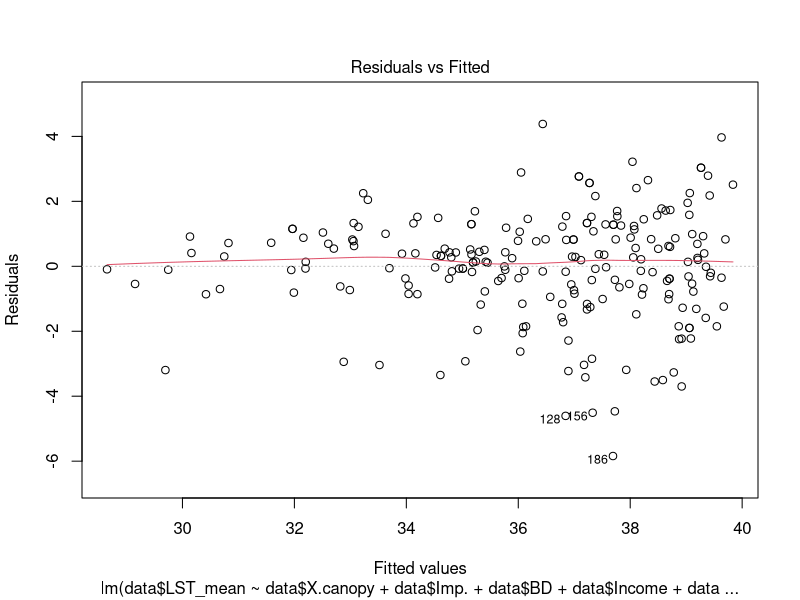
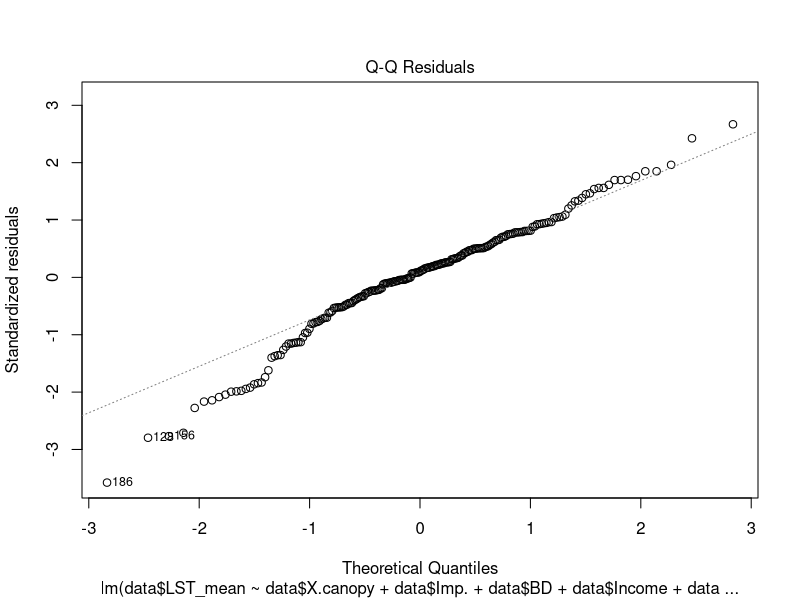
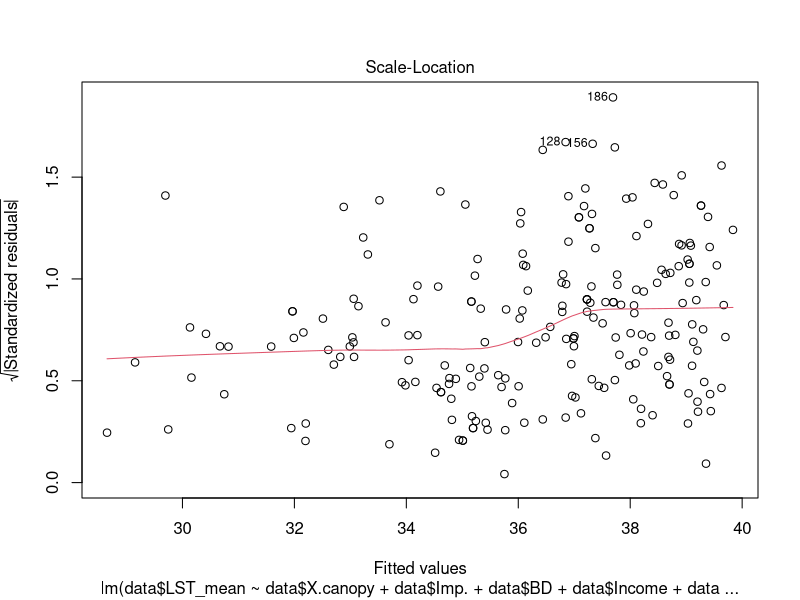
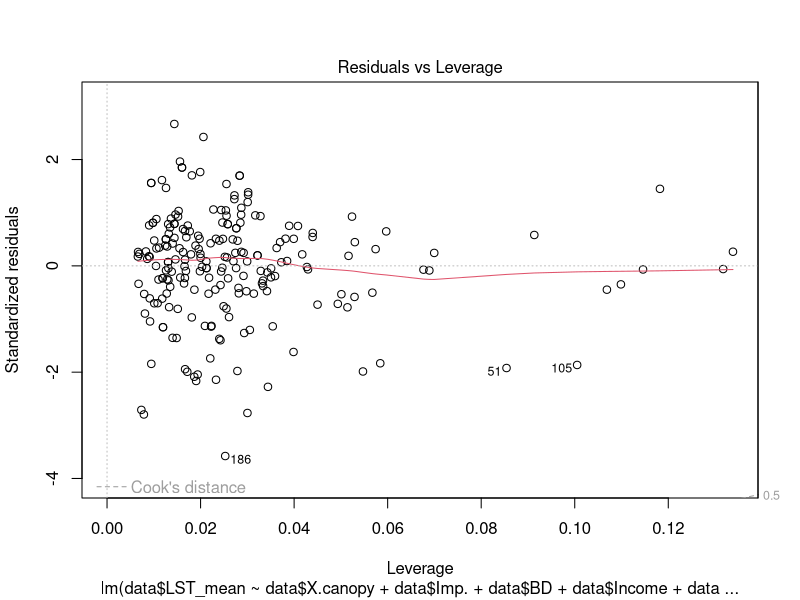
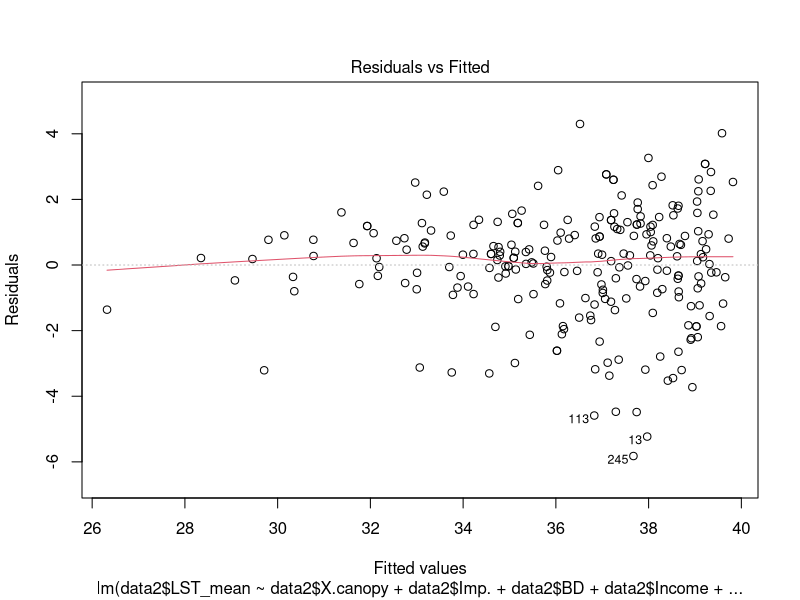
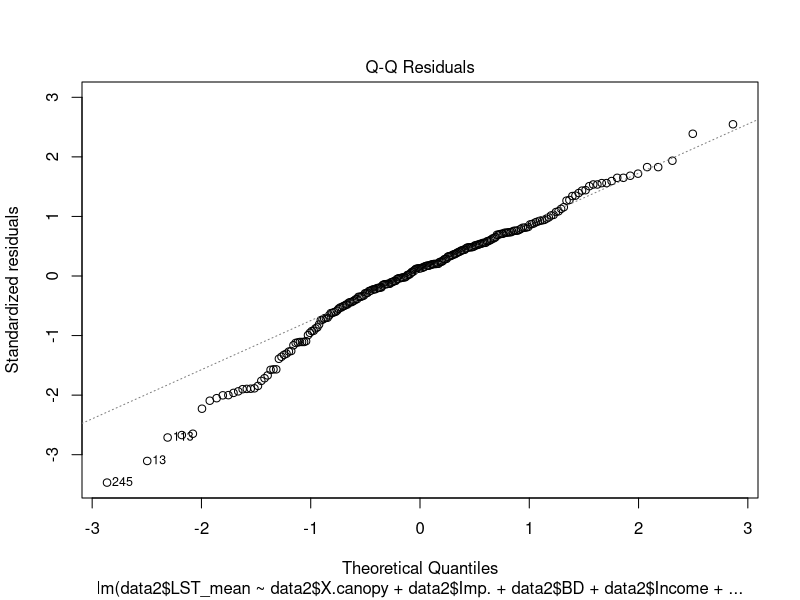
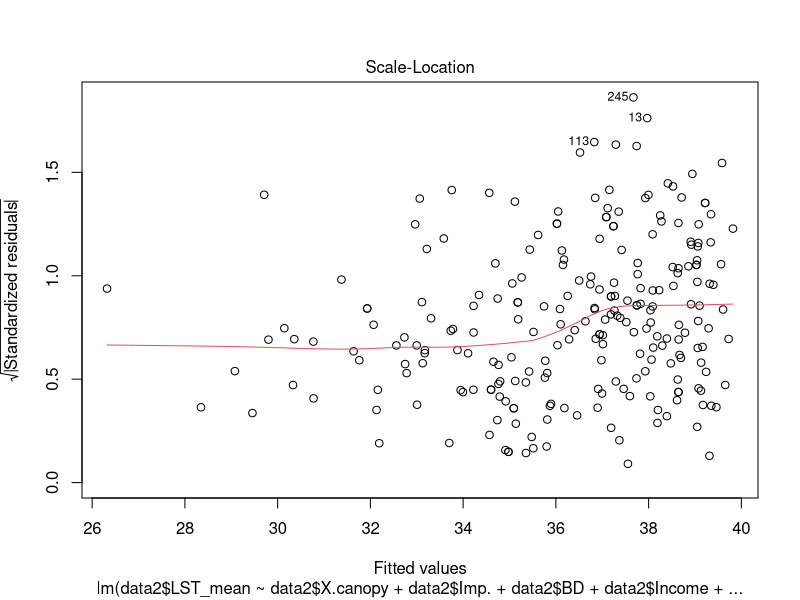
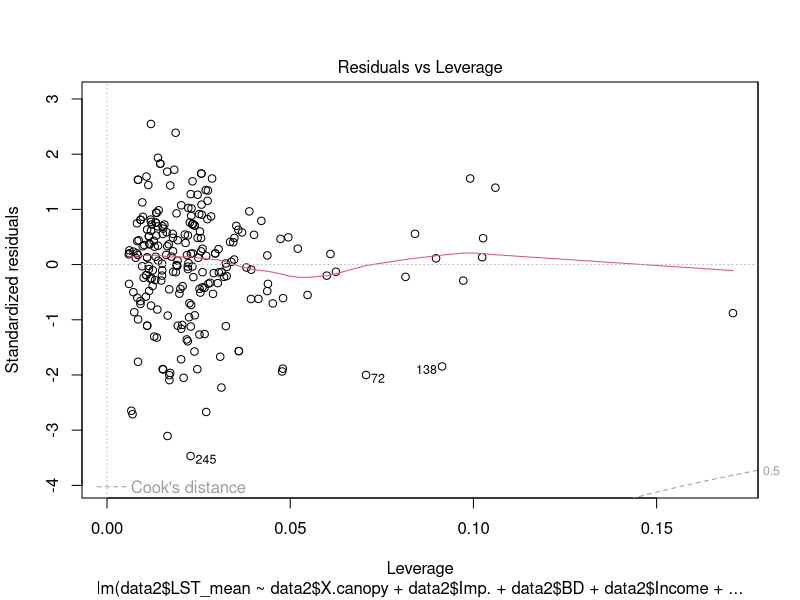

The R script that drew these images, in order:
data<-read.csv("shortlist_data_0715.csv")
#View(data)

data2<-read.csv("full_data_0710.csv")
#View(data2)

###################LST#######################
LST.model<-lm(data$LST_mean~data$X.canopy+data$Imp.+data$BD+data$Income+data$river.distance..meters.)
summary(LST.model)
plot(LST.model)

LST2.model<-lm(data2$LST_mean~data2$X.canopy+data2$Imp.+data2$BD+data2$Income+data2$river.distance..meters.)
summary(LST2.model)
plot(LST2.model)

##the diagnostic plots actually look good here, a linear model could work well
##worked with both shortlist and longlist data

##############################NO2######################
NO2.model<-lm(data$NO2_mean~data$Road.+data$Income+data$petrochem_distance+data$BD)
summary(NO2.model)
plot(NO2.model)
##diagnostics don't look so great
##log transform didn't help, neither did sqrt

NO2.ranked<-rank(data$NO2_mean)
ranked.data<-data.frame(NO2_mean=data$NO2_mean, NO2_ranked=NO2.ranked, income=data$Income,
                        BD=data$BD, petrochem=data$petrochem_distance, road=data$Road.)
View(ranked.data)

lm.no2.ranked<-lm(NO2_ranked~BD+petrochem+road+income, data=ranked.data)
summary(lm.no2.ranked)
plot(lm.no2.ranked)
##rank transform helped but still not perfect

library(mgcv)
NO2.gam<-gam(data$NO2_mean~data$BD+s(data$petrochem_distance, k=9)+
               s(data$Income, k=27))
summary(NO2.gam)
plot(NO2.gam)

plot(NO2.gam, residuals=TRUE, pch=1, seWithMean = TRUE)

gam.check(NO2.gam)
##not sure about some of these diagnostic plots, they look pretty decent but not perfect

NO2.gam2<-gam(data2$NO2_mean~data2$BD+s(data2$petrochem_distance, k=9)+
                s(data2$Income, k=35))
summary(NO2.gam2)

gam.check(NO2.gam2)

plot(NO2.gam2, residuals=TRUE, pch=1, shade = TRUE, shade.col="blue")

##seems to work on full dataset too, but I had to increase k even more for income

##########################GS#######################
GS.model<-lm(sqrt(data$nearest_M)~data$BD+data$Income)
summary(GS.model)
plot(GS.model)
##diagnostic plots iffy
##sqrt transform seems to help 
##log transform did not help
##rank transform did not help

GS.gam<-gam(data$nearest_M~s(data$BD)+s(data$Income))
summary(GS.gam)
plot(GS.gam, residuals=TRUE, pch=1)
gam.check(GS.gam)
##not sure if this model is valid based on the gam.check report on convergence
##diagnostic plots not looking so great, maybe don't use this

GS.lm2<-lm(sqrt(data$nearest_M)~data$BD*data$Income)
summary(GS.lm2)
plot(GS.lm2)
##still not great but better than first linear model, qqplot doesn't look normal

GS.ranked<-rank(data$nearest_M)
GS.ranked.data<-data.frame(GS=GS.ranked, Income=data$Income, BD=data$BD)
View(GS.ranked.data)
GS.lm2.ranked<-lm(GS.ranked.data$GS~GS.ranked.data$Income*GS.ranked.data$BD)
plot(GS.lm2.ranked)
summary(GS.lm2.ranked)
##same issue as above, qqplot doesn't look normal
